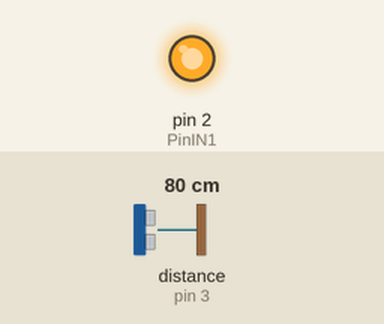
Bench run of a sketch on a simulated Arduino Uno, built with avr-gcc and run on an emulated ATmega328P. Shown: output pins drawn as LEDs (lit = HIGH). The inputs (shaded band) are chosen by the test bench; at power-on: distance to the obstacle (sensor on pin 3) 80 cm. The echo pulse lasts 58.3 µs per cm; what the sketch prints to the serial monitor is not drawn.

Above: at 0.1 s.
At 2.1 s:
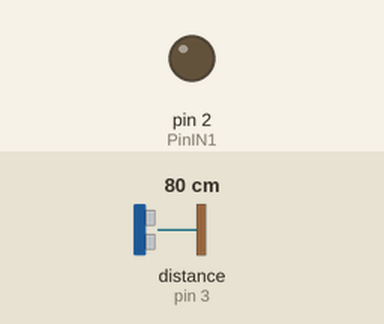
Timing chart, 0 to 3.6 s (numbered marks = the images above):
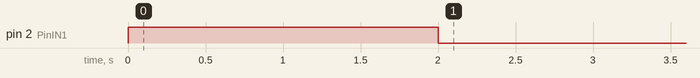

The sketch:

competencia.2.ino
```cpp
const int PinIN1 = 2;
const int PinIN2 = 4;

const int Trigger1 = 2;
const int Echo1 = 3;

const int Trigger2 = 2;
const int Echo2 = 3;

const int Trigger3 = 2;
const int Echo3 = 3;

void setup() {
  pinMode(Trigger1, OUTPUT);
  pinMode(Echo1, INPUT);
  digitalWrite(Trigger1, LOW);

  pinMode(Trigger2, OUTPUT);
  pinMode(Echo2, INPUT);
  digitalWrite(Trigger2, LOW);


  pinMode(Trigger3, OUTPUT);
  pinMode(Echo3, INPUT);
  digitalWrite(Trigger3, LOW);

  digitalWrite (PinIN1, HIGH);
  digitalWrite (PinIN2, LOW);
  Serial.begin(9600);

}

void loop() {

  int speed = 150;
  int t = 1000;


  delay(2000);


  medir_distancia(Trigger1, Echo1);
  medir_distancia(Trigger2, Echo2);
  medir_distancia(Trigger3, Echo3);


  }

void medir_distancia(const int trigger, const int echo){
  long t;
  long d;

  digitalWrite(trigger, HIGH);
  delayMicroseconds(10);
  digitalWrite(trigger, LOW);

  t = pulseIn(echo, HIGH);
  d = t/59;

  Serial.print("Distancia: ");
  Serial.print(d);
  Serial.print("cm");
  Serial.println();
  delay(100);
  return d;
}
```

Measured:
- by itself, pin 2 (PinIN1): HIGH → LOW at 2.0 s
